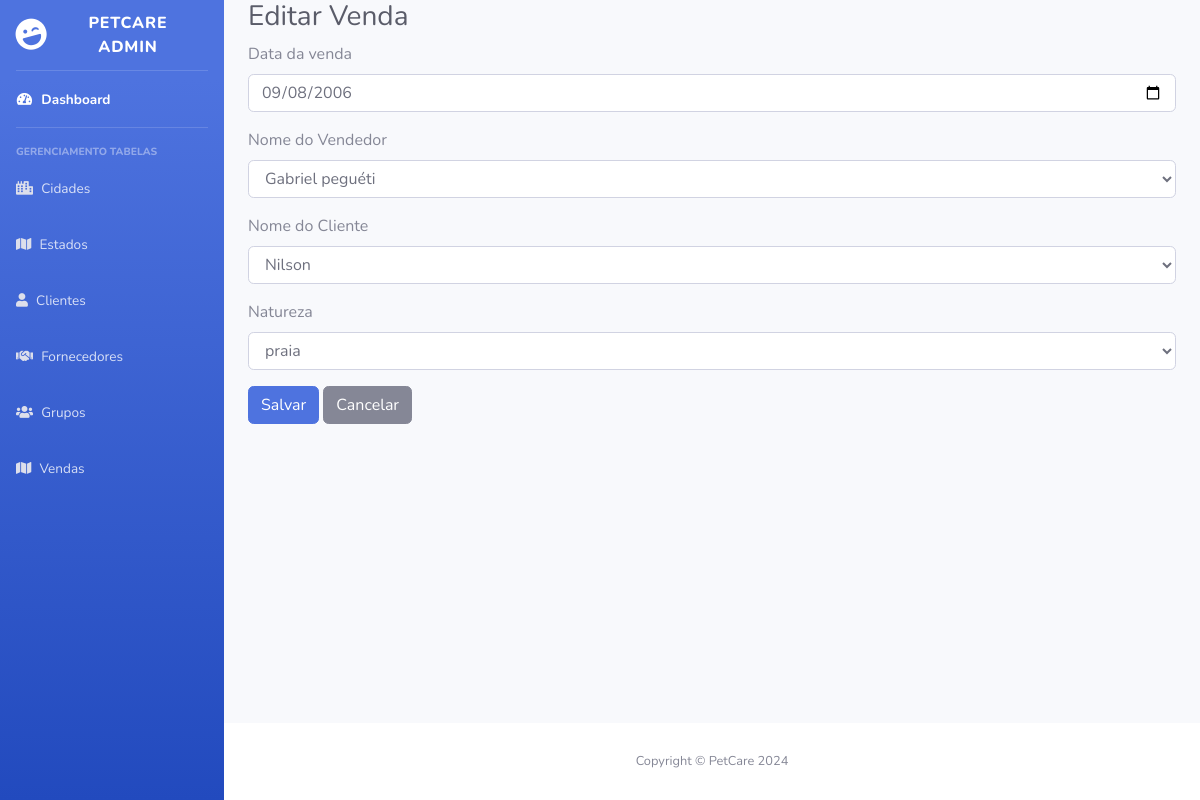
Screenshot of /petcare_admin/vendas/editar.php?id=2 with the database file from the repository.
### tables this page shows
CREATE TABLE `tb_venda` (
  `id` int(11) NOT NULL,
  `dt_venda` date DEFAULT NULL,
  `fk_id_vendedor` int(11) DEFAULT NULL,
  `fk_id_cliente` int(11) DEFAULT NULL,
  `fk_id_natureza` int(11) DEFAULT NULL
);

CREATE TABLE `tb_vendedor` (
  `id_vendedor` int(11) NOT NULL,
  `nm_vendedor` varchar(55) DEFAULT NULL,
  `perc_comissao` double(6,3) DEFAULT NULL
);

CREATE TABLE `tb_cliente` (
  `id_cliente` int(11) NOT NULL,
  `nm_cliente` varchar(55) DEFAULT NULL,
  `cpf_cliente` varchar(55) DEFAULT NULL,
  `end_rua` varchar(55) DEFAULT NULL,
  `end_nro` varchar(55) DEFAULT NULL,
  `end_bairro` varchar(55) DEFAULT NULL,
  `cidade_id` varchar(50) DEFAULT NULL,
  `usuario` varchar(220) DEFAULT NULL,
  `senha_usuario` varchar(220) DEFAULT NULL
);

CREATE TABLE `tb_natureza` (
  `id_natureza` int(11) NOT NULL,
  `nm_natureza` varchar(55) DEFAULT NULL
);

### petcare_admin/vendas/editar.php (the view, shortened to what this page needs)
<?php
include('../config/conecta.php');
if (!empty($_GET['id'])) {
    $id = $_GET['id'];
    $sql = $conn->prepare("SELECT v.*, ve.*, c.*, n.* FROM tb_venda v
    LEFT JOIN tb_vendedor ve ON ve.id_vendedor = v.fk_id_vendedor
    LEFT JOIN tb_cliente c ON c.id_cliente = v.fk_id_cliente
    LEFT JOIN tb_natureza n ON n.id_natureza = v.fk_id_natureza
    WHERE v.id = :id LIMIT 1");
    $sql->bindParam(':id', $id);
    $sql->execute();
    $result = $sql->fetch();
    $sql_vendedor = $conn->prepare("SELECT * FROM tb_vendedor");
    $sql_vendedor->execute();
    $result_vendedor = $sql_vendedor->fetchAll();
    $sql_cliente = $conn->prepare("SELECT * FROM tb_cliente");
    $sql_cliente->execute();
    $result_cliente = $sql_cliente->fetchAll();
    $sql_natureza = $conn->prepare("SELECT * FROM tb_natureza");
    $sql_natureza->execute();
    $result_natureza = $sql_natureza->fetchAll();
}
?>
<!DOCTYPE html>
<html lang="en">
<head>
    <link href="../vendor/fontawesome-free/css/all.min.css" rel="stylesheet" type="text/css">
    <link href="../css/sb-admin-2.css" rel="stylesheet">
</head>
<body id="page-top">
    <div id="wrapper">
        <ul class="navbar-nav bg-gradient-primary sidebar sidebar-dark accordion" id="accordionSidebar">
            <a class="sidebar-brand d-flex align-items-center justify-content-center" href="index.php">
                <div class="sidebar-brand-icon rotate-n-15">
                    <i class="fas fa-laugh-wink"></i>
                </div>
                <div class="sidebar-brand-text mx-3">PetCare Admin</div>
            </a>
            <hr class="sidebar-divider my-0">
            <li class="nav-item active">
                <a class="nav-link" href="../index.php">
                    <i class="fas fa-fw fa-tachometer-alt"></i>
                    <span>Dashboard</span>
                </a>
            </li>
            <hr class="sidebar-divider">
            <div class="sidebar-heading">Gerenciamento Tabelas</div>
            <li class="nav-item">
                <a class="nav-link" href="../cidades/cidade.php">
                    <i class="fas fa-city fa-2x text-gray-300"></i>
                    <span>Cidades</span>
                </a>
            </li>
            <li class="nav-item">
                <a class="nav-link" href="../estados/estado.php">
                    <i class="fas fa-map fa-2x text-gray-300"></i>
                    <span>Estados</span>
                </a>
            </li>
            <li class="nav-item">
                <a class="nav-link" href="../clientes/cliente.php">
                    <i class="fas fa-user fa-2x text-gray-300"></i>
                    <span>Clientes</span>
                </a>
            </li>
            <li class="nav-item">
                <a class="nav-link" href="../fornecedores/fornecedor.php">
                    <i class="fas fa-handshake fa-2x text-gray-300"></i>
                    <span>Fornecedores</span>
                </a>
            </li>
            <li class="nav-item">
                <a class="nav-link" href="../grupos/grupo.php">
                    <i class="fas fa-users fa-2x text-gray-300"></i>
                    <span>Grupos</span>
                </a>
            </li>
            <li class="nav-item">
                <a class="nav-link" href="../unidade/unidade.php">
                    <i class="fas fa-map fa-2x text-gray-300"></i>
                    <span>Vendas</span>
                </a>
            </li>
        </ul>
        <div id="content-wrapper" class="d-flex flex-column">
            <div id="content">
                <div class="container-fluid">
                    <h1 class="h3 mb-2 text-gray-800">Editar Venda</h1>
                    <form action="editar_submit.php" method="post" class="mb-4">
                        <div class="form-group">
                            <label for="dt_venda">Data da venda</label>
                            <input type="date" name="dt_venda" id="dt_venda" value="<?= htmlspecialchars($result['dt_venda']); ?>" class="form-control" required>
                        </div>
                        <div class="form-group">
                            <label for="vendedor_id">Nome do Vendedor</label>
                            <select name="vendedor_id" id="vendedor_id" class="form-control" required>
                                <?php foreach ($result_vendedor as $data): ?>
                                    <option value="<?= htmlspecialchars($data['id_vendedor']); ?>" <?= ($data['id_vendedor'] == $result['fk_id_vendedor']) ? 'selected' : ''; ?>>
                                        <?= htmlspecialchars($data['nm_vendedor']); ?>
                                    </option>
                                <?php endforeach; ?>
                            </select>
                        </div>
                        <div class="form-group">
                            <label for="cliente_id">Nome do Cliente</label>
                            <select name="cliente_id" id="cliente_id" class="form-control" required>
                                <?php foreach ($result_cliente as $data): ?>
                                    <option value="<?= htmlspecialchars($data['id_cliente']); ?>" <?= ($data['id_cliente'] == $result['fk_id_cliente']) ? 'selected' : ''; ?>>
                                        <?= htmlspecialchars($data['nm_cliente']); ?>
                                    </option>
                                <?php endforeach; ?>
                            </select>
                        </div>
                        <div class="form-group">
                            <label for="natureza_id">Natureza</label>
                            <select name="natureza_id" id="natureza_id" class="form-control" required>
                                <?php foreach ($result_natureza as $data): ?>
                                    <option value="<?= htmlspecialchars($data['id_natureza']); ?>" <?= ($data['id_natureza'] == $result['fk_id_natureza']) ? 'selected' : ''; ?>>
                                        <?= htmlspecialchars($data['nm_natureza']); ?>
                                    </option>
                                <?php endforeach; ?>
                            </select>
                        </div>
                        <button type="submit" class="btn btn-primary">Salvar</button>
                        <a href="venda.php" class="btn btn-secondary">Cancelar</a>
                    </form>
                </div>
            </div>
            <footer class="sticky-footer bg-white">
                <div class="container my-auto">
                    <div class="copyright text-center my-auto">
                        <span>Copyright &copy; PetCare 2024</span>
                    </div>
                </div>
            </footer>
        </div>
    </div>
</body>
</html>

### rows the page displays
tb_venda: dt_venda "09/08/2006", vendedor_id "Gabriel peguéti", cliente_id "Nilson", natureza_id "praia"
